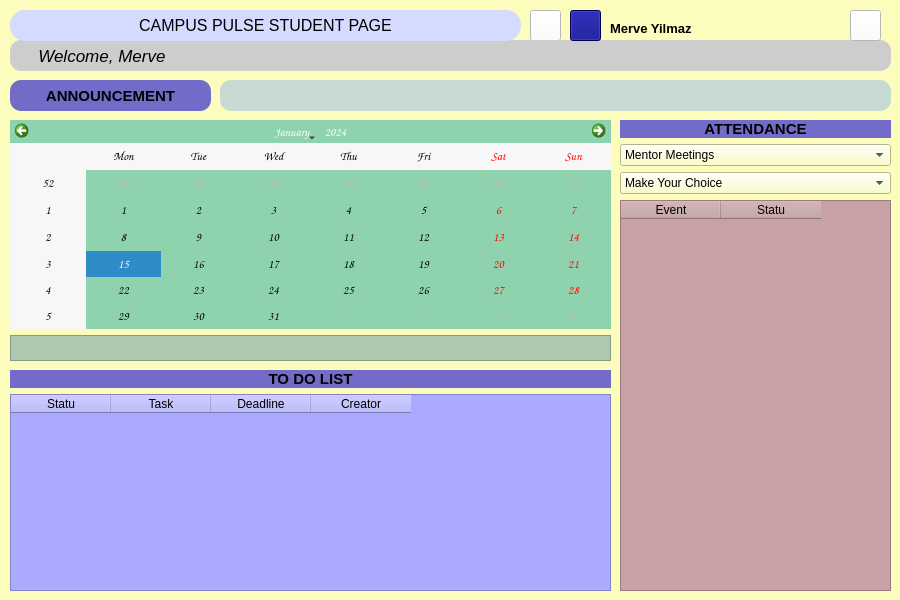
<?xml version="1.0" encoding="UTF-8"?>
<ui version="4.0">
 <class>MainWindow</class>
 <widget class="QMainWindow" name="MainWindow">
  <property name="geometry">
   <rect>
    <x>0</x>
    <y>0</y>
    <width>900</width>
    <height>600</height>
   </rect>
  </property>
  <property name="font">
   <font>
    <pointsize>11</pointsize>
   </font>
  </property>
  <property name="windowTitle">
   <string>MainWindow</string>
  </property>
  <property name="windowIcon">
   <iconset>
    <normaloff>earth.png</normaloff>earth.png</iconset>
  </property>
  <property name="styleSheet">
   <string notr="true">background-color: rgb(252, 252, 189);</string>
  </property>
  <property name="iconSize">
   <size>
    <width>100</width>
    <height>100</height>
   </size>
  </property>
  <widget class="QWidget" name="centralwidget">
   <widget class="QPushButton" name="pushButton">
    <property name="geometry">
     <rect>
      <x>530</x>
      <y>10</y>
      <width>31</width>
      <height>31</height>
     </rect>
    </property>
    <property name="styleSheet">
     <string notr="true">background-color: rgb(255,255,255);</string>
    </property>
    <property name="text">
     <string/>
    </property>
    <property name="icon">
     <iconset>
      <normaloff>inbox.png</normaloff>inbox.png</iconset>
    </property>
    <property name="iconSize">
     <size>
      <width>27</width>
      <height>27</height>
     </size>
    </property>
   </widget>
   <widget class="QLabel" name="label_2">
    <property name="geometry">
     <rect>
      <x>10</x>
      <y>40</y>
      <width>881</width>
      <height>31</height>
     </rect>
    </property>
    <property name="font">
     <font>
      <pointsize>13</pointsize>
      <italic>true</italic>
     </font>
    </property>
    <property name="styleSheet">
     <string notr="true">background-color: rgb(205, 205, 205);
border-radius: 11px; </string>
    </property>
    <property name="frameShape">
     <enum>QFrame::Box</enum>
    </property>
    <property name="frameShadow">
     <enum>QFrame::Sunken</enum>
    </property>
    <property name="text">
     <string>      Welcome, Merve</string>
    </property>
    <property name="margin">
     <number>0</number>
    </property>
   </widget>
   <widget class="QLabel" name="label">
    <property name="geometry">
     <rect>
      <x>610</x>
      <y>20</y>
      <width>231</width>
      <height>16</height>
     </rect>
    </property>
    <property name="font">
     <font>
      <pointsize>10</pointsize>
      <weight>75</weight>
      <bold>true</bold>
      <strikeout>false</strikeout>
     </font>
    </property>
    <property name="text">
     <string>Merve Yilmaz</string>
    </property>
   </widget>
   <widget class="QPushButton" name="pushButton_2">
    <property name="geometry">
     <rect>
      <x>570</x>
      <y>10</y>
      <width>31</width>
      <height>31</height>
     </rect>
    </property>
    <property name="styleSheet">
     <string notr="true">background-color: rgb(0, 0, 127);</string>
    </property>
    <property name="text">
     <string/>
    </property>
    <property name="icon">
     <iconset>
      <normaloff>user.PNG</normaloff>user.PNG</iconset>
    </property>
    <property name="iconSize">
     <size>
      <width>25</width>
      <height>25</height>
     </size>
    </property>
   </widget>
   <widget class="QLabel" name="label_3">
    <property name="geometry">
     <rect>
      <x>10</x>
      <y>10</y>
      <width>511</width>
      <height>31</height>
     </rect>
    </property>
    <property name="font">
     <font>
      <pointsize>12</pointsize>
     </font>
    </property>
    <property name="styleSheet">
     <string notr="true">background-color: rgb(213, 219, 255);
border-radius: 15px; </string>
    </property>
    <property name="frameShape">
     <enum>QFrame::Panel</enum>
    </property>
    <property name="text">
     <string>CAMPUS PULSE STUDENT PAGE</string>
    </property>
    <property name="alignment">
     <set>Qt::AlignCenter</set>
    </property>
   </widget>
   <widget class="QWidget" name="layoutWidget">
    <property name="geometry">
     <rect>
      <x>620</x>
      <y>120</y>
      <width>271</width>
      <height>471</height>
     </rect>
    </property>
    <layout class="QVBoxLayout" name="verticalLayout_3">
     <item>
      <widget class="QLabel" name="label_6">
       <property name="font">
        <font>
         <pointsize>11</pointsize>
         <weight>75</weight>
         <bold>true</bold>
        </font>
       </property>
       <property name="styleSheet">
        <string notr="true">background-color: rgb(114, 108, 200);</string>
       </property>
       <property name="text">
        <string>ATTENDANCE</string>
       </property>
       <property name="alignment">
        <set>Qt::AlignCenter</set>
       </property>
      </widget>
     </item>
     <item>
      <widget class="QComboBox" name="comboBox_2">
       <property name="sizePolicy">
        <sizepolicy hsizetype="Ignored" vsizetype="Fixed">
         <horstretch>0</horstretch>
         <verstretch>0</verstretch>
        </sizepolicy>
       </property>
       <item>
        <property name="text">
         <string>Mentor Meetings</string>
        </property>
       </item>
       <item>
        <property name="text">
         <string>Lessons</string>
        </property>
       </item>
      </widget>
     </item>
     <item>
      <widget class="QComboBox" name="comboBox_3">
       <property name="sizePolicy">
        <sizepolicy hsizetype="Ignored" vsizetype="Fixed">
         <horstretch>0</horstretch>
         <verstretch>0</verstretch>
        </sizepolicy>
       </property>
       <item>
        <property name="text">
         <string>Make Your Choice</string>
        </property>
       </item>
       <item>
        <property name="text">
         <string>Attended</string>
        </property>
       </item>
       <item>
        <property name="text">
         <string>Not Attended</string>
        </property>
       </item>
      </widget>
     </item>
     <item>
      <widget class="QTableWidget" name="tableWidget">
       <property name="styleSheet">
        <string notr="true">background-color: rgb(200, 161, 164);</string>
       </property>
       <column>
        <property name="text">
         <string>Event</string>
        </property>
       </column>
       <column>
        <property name="text">
         <string>Statu</string>
        </property>
       </column>
      </widget>
     </item>
    </layout>
   </widget>
   <widget class="QLabel" name="label_5">
    <property name="geometry">
     <rect>
      <x>10</x>
      <y>80</y>
      <width>201</width>
      <height>31</height>
     </rect>
    </property>
    <property name="font">
     <font>
      <pointsize>11</pointsize>
      <weight>75</weight>
      <bold>true</bold>
     </font>
    </property>
    <property name="styleSheet">
     <string notr="true">background-color: rgb(114, 108, 200);
border-radius: 11px; </string>
    </property>
    <property name="text">
     <string>ANNOUNCEMENT</string>
    </property>
    <property name="alignment">
     <set>Qt::AlignCenter</set>
    </property>
   </widget>
   <widget class="QWidget" name="layoutWidget">
    <property name="geometry">
     <rect>
      <x>10</x>
      <y>370</y>
      <width>601</width>
      <height>221</height>
     </rect>
    </property>
    <layout class="QVBoxLayout" name="verticalLayout">
     <item>
      <widget class="QLabel" name="label_4">
       <property name="font">
        <font>
         <pointsize>11</pointsize>
         <weight>75</weight>
         <bold>true</bold>
        </font>
       </property>
       <property name="styleSheet">
        <string notr="true">background-color: rgb(114, 108, 200);</string>
       </property>
       <property name="text">
        <string>TO DO LIST</string>
       </property>
       <property name="alignment">
        <set>Qt::AlignCenter</set>
       </property>
      </widget>
     </item>
     <item>
      <widget class="QTableWidget" name="table_todolist">
       <property name="styleSheet">
        <string notr="true">background-color: rgb(170, 170, 255);
</string>
       </property>
       <column>
        <property name="text">
         <string>Statu</string>
        </property>
       </column>
       <column>
        <property name="text">
         <string>Task</string>
        </property>
       </column>
       <column>
        <property name="text">
         <string>Deadline</string>
        </property>
       </column>
       <column>
        <property name="text">
         <string>Creator</string>
        </property>
       </column>
      </widget>
     </item>
    </layout>
   </widget>
   <widget class="QWidget" name="layoutWidget">
    <property name="geometry">
     <rect>
      <x>10</x>
      <y>120</y>
      <width>601</width>
      <height>241</height>
     </rect>
    </property>
    <layout class="QVBoxLayout" name="verticalLayout_2" stretch="8,1">
     <item>
      <widget class="QCalendarWidget" name="calendarWidget">
       <property name="font">
        <font>
         <family>Comic Sans MS</family>
        </font>
       </property>
       <property name="styleSheet">
        <string notr="true">background-color: rgb(142, 211, 173);</string>
       </property>
       <property name="gridVisible">
        <bool>false</bool>
       </property>
       <property name="horizontalHeaderFormat">
        <enum>QCalendarWidget::ShortDayNames</enum>
       </property>
       <property name="verticalHeaderFormat">
        <enum>QCalendarWidget::ISOWeekNumbers</enum>
       </property>
      </widget>
     </item>
     <item>
      <widget class="QLabel" name="note_edit">
       <property name="font">
        <font>
         <pointsize>10</pointsize>
         <weight>75</weight>
         <bold>true</bold>
        </font>
       </property>
       <property name="styleSheet">
        <string notr="true">background-color: rgb(173, 200, 175);
</string>
       </property>
       <property name="frameShape">
        <enum>QFrame::StyledPanel</enum>
       </property>
       <property name="text">
        <string/>
       </property>
       <property name="alignment">
        <set>Qt::AlignLeading|Qt::AlignLeft|Qt::AlignVCenter</set>
       </property>
      </widget>
     </item>
    </layout>
   </widget>
   <widget class="QLabel" name="announcement_textedit">
    <property name="geometry">
     <rect>
      <x>220</x>
      <y>80</y>
      <width>671</width>
      <height>31</height>
     </rect>
    </property>
    <property name="font">
     <font>
      <pointsize>8</pointsize>
     </font>
    </property>
    <property name="toolTip">
     <string>asdas</string>
    </property>
    <property name="styleSheet">
     <string notr="true">border-radius: 11px; 
background-color: rgb(200, 218, 212);</string>
    </property>
    <property name="text">
     <string/>
    </property>
    <property name="alignment">
     <set>Qt::AlignLeading|Qt::AlignLeft|Qt::AlignVCenter</set>
    </property>
    <property name="margin">
     <number>10</number>
    </property>
   </widget>
   <widget class="QPushButton" name="back_button">
    <property name="geometry">
     <rect>
      <x>850</x>
      <y>10</y>
      <width>31</width>
      <height>31</height>
     </rect>
    </property>
    <property name="styleSheet">
     <string notr="true">background-color: rgb(255,255,255);</string>
    </property>
    <property name="text">
     <string/>
    </property>
    <property name="icon">
     <iconset>
      <normaloff>back.png</normaloff>back.png</iconset>
    </property>
    <property name="iconSize">
     <size>
      <width>27</width>
      <height>27</height>
     </size>
    </property>
   </widget>
  </widget>
 </widget>
 <tabstops>
  <tabstop>pushButton_2</tabstop>
  <tabstop>pushButton</tabstop>
 </tabstops>
 <resources/>
 <connections/>
</ui>
